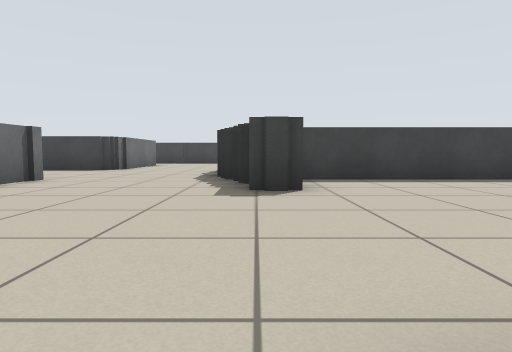
view 1 (above)

23 first-person views from a walk through a Stage world. The camera is 0.52 m above the floor, tilts 4° down and sees 75° across. The lines on the ground mark 1 m squares. The floor is counted in squares, 1 m on a side. Each view is taken from the middle of a square. On the plan, view 1 faces up. The plan holds only what a view shows up to about 9 squares ahead; the rest is blank. The robots in the file are not drawn.

view 2
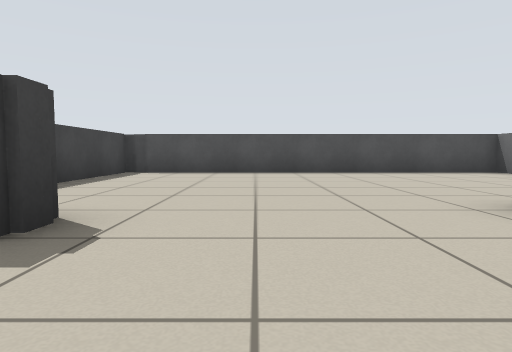

view 3
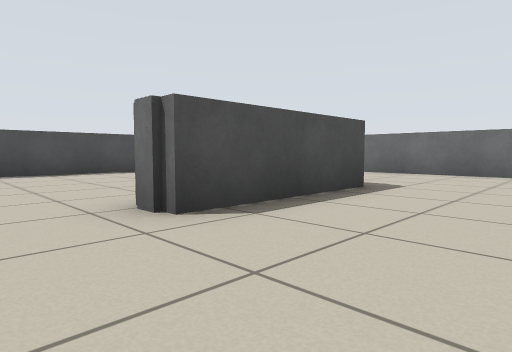

view 4
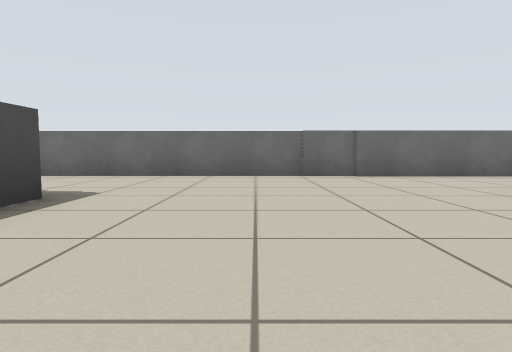

view 5
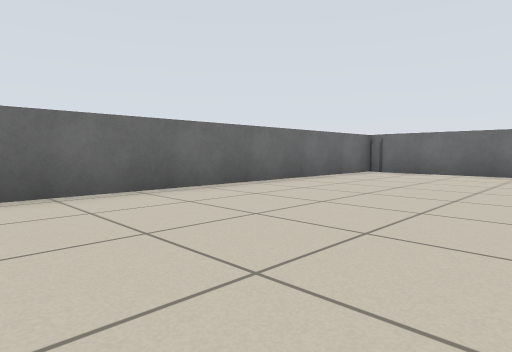

view 6
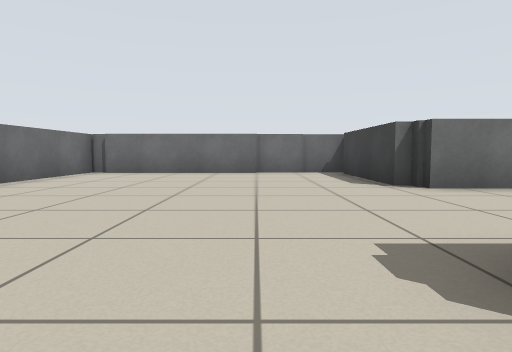

view 7
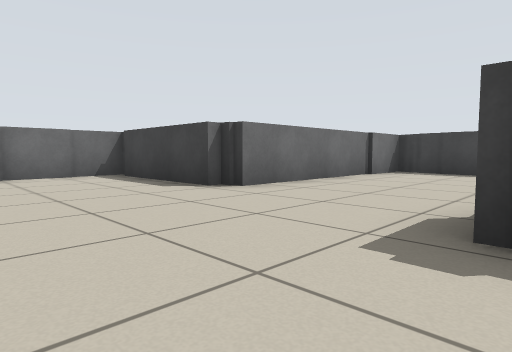

view 8
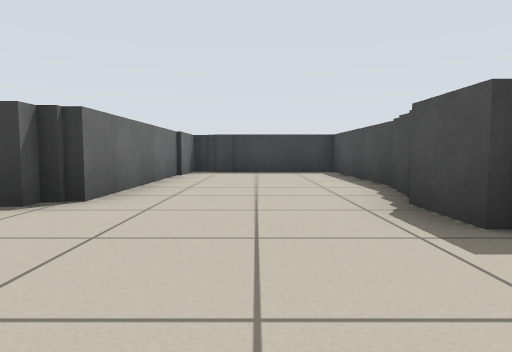

view 9
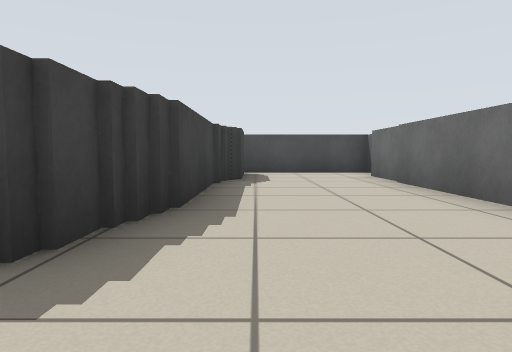

view 10
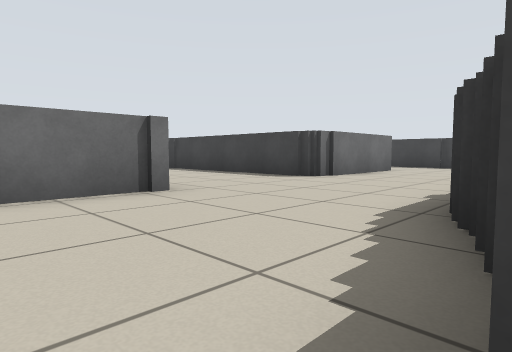

view 11
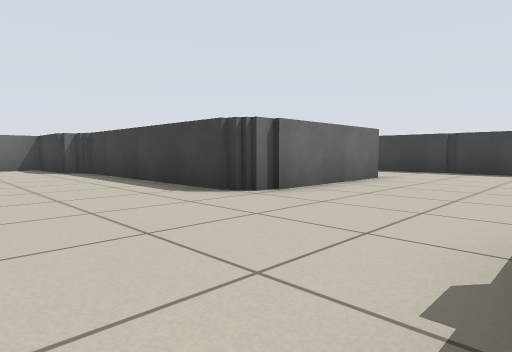

view 12
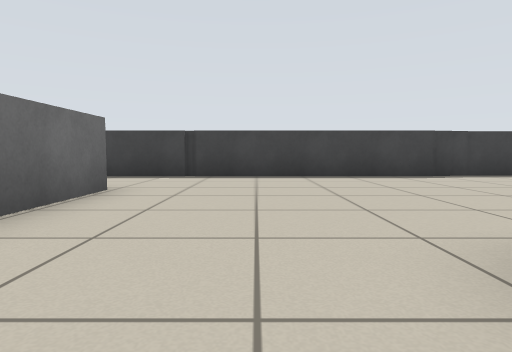

view 13
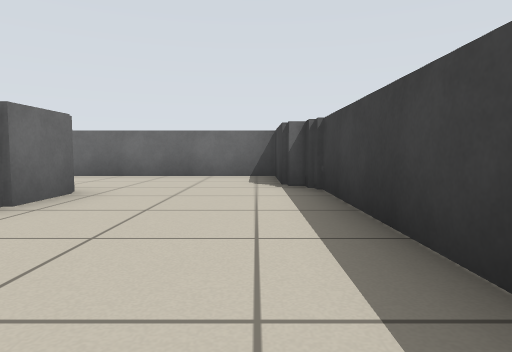

view 14
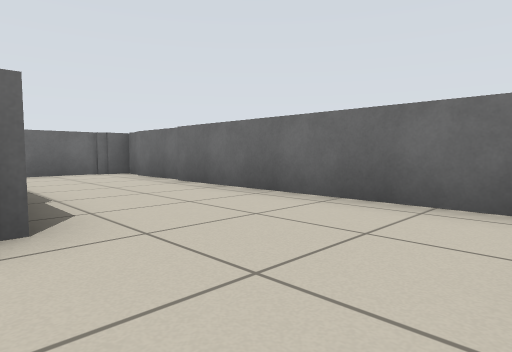

view 15
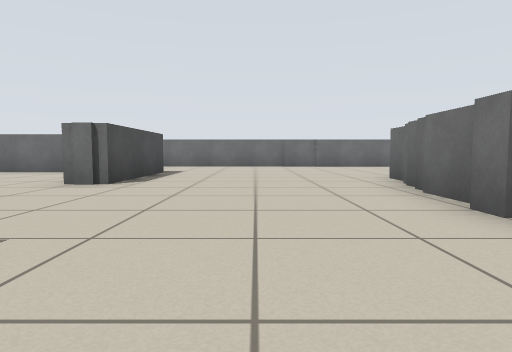

view 16
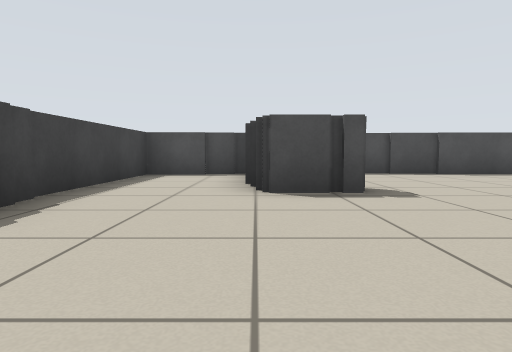

view 17
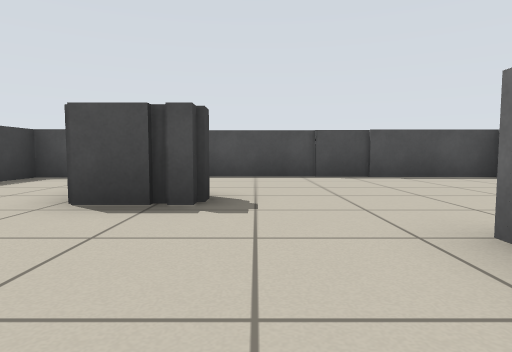

view 18
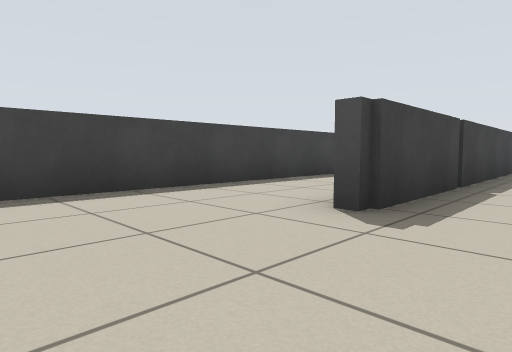

view 19
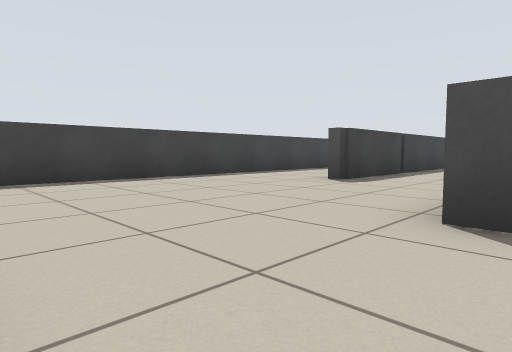

view 20
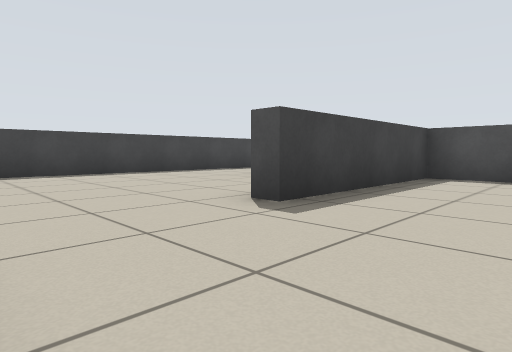

view 21
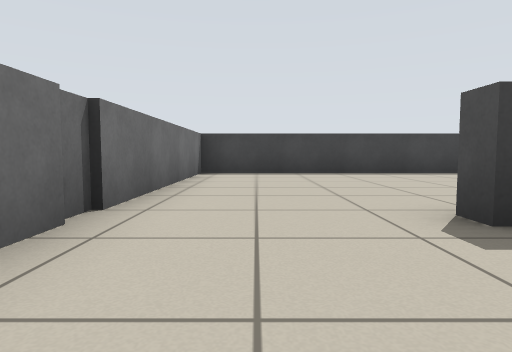

view 22
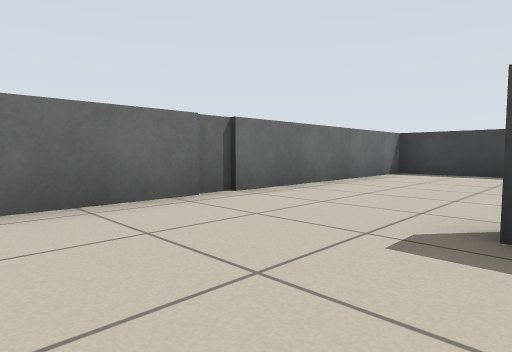

view 23
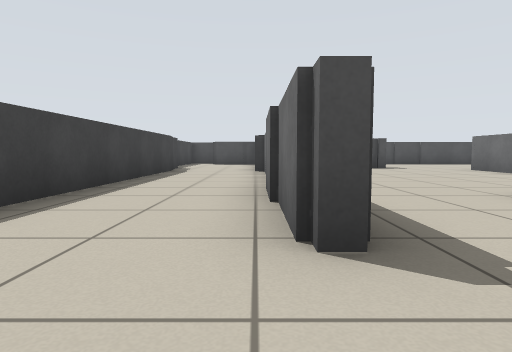

### Floor plan
Points are (right, up) in squares from view 1. A wall is a line through its corners. A room is listed if a view was taken in it or the views show most of it. See-through windows are left out.
Room 1 (views 1, 2, 3, 4, 5, 6, 7, 8, 9, 10, 11, 15)
walls: (-4.7, -0.1) (-4.7, -0.9); (-5.4, -0.9) (-5.4, 0.4); (-5.1, 0.8) (-5.1, 1.5); (1.5, -2.9) (0.4, -2.9) (0.4, 0.6) (1.2, 0.6); (-4.8, 2) (-4.8, 5.9) (-8.1, 5.9); (-4.2, 2.6) (-4.2, 1.6); (1.9, -3.1) (1.4, -3.1); (-4, 3.4) (-4, 2.9); (3, -2.9) (4.9, -2.9); (-3.1, -6.5) (6.5, -6.5); (0.8, 4.6) (-0.1, 4.6); (-9.1, 0.2) (-12.5, 0.2); (5.1, -3.3) (1.8, -3.3); (-4.2, 6.5) (-4.2, 4.5); (6.1, -3.3) (6.7, -3.3) (6.7, 6.2); (6.5, -3.7) (5.5, -3.7); (-8, 6.1) (-8.5, 6.1); (-8.8, 6.1) (-8.8, 0.5) (-9.2, 0.5); (-12.6, -0.8) (-12.6, -6.2); (-12.8, 0.4) (-12.8, -0.9); (7, 6.4) (0.9, 6.4); (8, -7.1) (8, -3.6); (-12.9, -6.3) (-3, -6.3)
ways out: opening at (-2.5, 7.5) to room 2
Room 2 (views 12, 13, 14)
walls: (-9.5, 6.7) (-8.1, 6.7); (-10.1, 9.4) (-12.4, 9.4) (-12.4, 3.5); (-9.8, 9.8) (-10.2, 9.8); (-4.2, 9.9) (-9.9, 9.9); (-12.4, 3.4) (-12.4, 1.6); (-12.6, 1.5) (-12.6, 0.8) (-12.1, 0.8); (-12.2, 0.6) (-10.5, 0.6)
ways out: opening at (-2.5, 7.5) to room 1; opening at (-2, 10) to room 3
Room 3 (views 16, 17, 18, 19, 20, 21, 22, 23)
walls: (-4.2, 13.8) (-4.2, 9.9); (-6.4, 16.8) (-3, 16.8); (-4.8, 11.9) (-4.8, 13.3) (-9.3, 13.3) (-9.3, 13.8); (0.4, 10.5) (2.1, 10.5); (2.4, 16.3) (-6.4, 16.3); (1.1, 19.4) (-12.4, 19.4) (-12.4, 11.4); (3.3, 12.5) (3.3, 14); (7.1, 14.2) (7.1, 16.6) (2.4, 16.6)
ways out: opening at (-2, 10) to room 2; opening at (3, 11.5)

Positions as (right, up) in squares from view 1, and headings:
1: (0, 0), facing up
2: (-2, 3), facing right
3: (-2, 2), facing down-right
4: (-2, 1), facing down
5: (-4, -2), facing down-left
6: (-4, -2), facing left
7: (-5, -3), facing up-left
8: (-7, -3), facing up
9: (-1, -4), facing right
10: (0, 4), facing up-left
11: (-1, 7), facing up-left
12: (-2, 9), facing up
13: (-5, 9), facing left
14: (-9, 9), facing down-left
15: (-2, 6), facing down
16: (-1, 14), facing right
17: (0, 12), facing right
18: (-9, 15), facing up-right
19: (-12, 13), facing up-right
20: (-12, 11), facing up-right
21: (-11, 11), facing up
22: (-9, 11), facing up-left
23: (-8, 17), facing right
